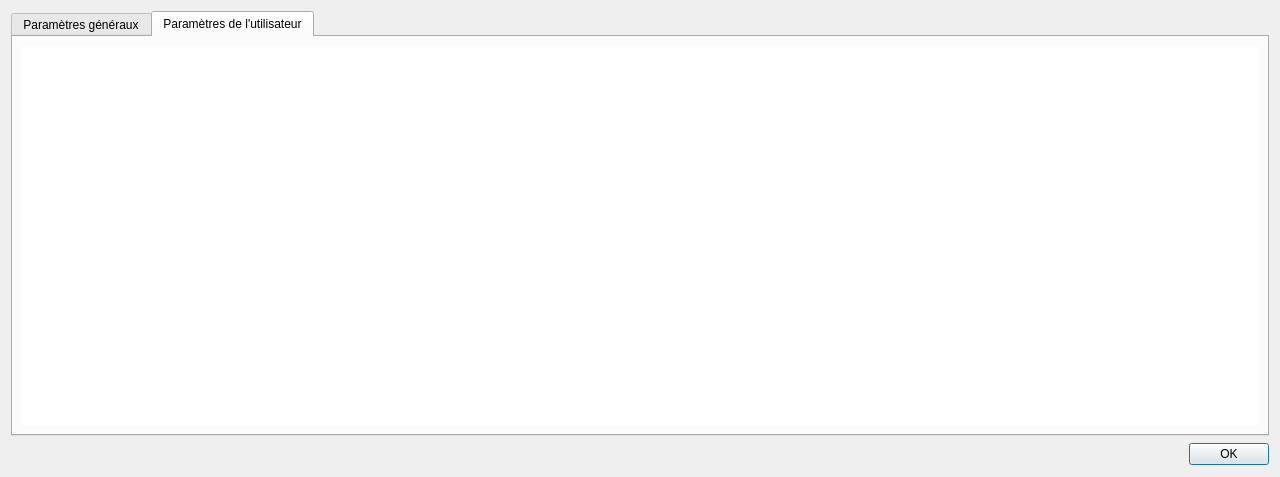
<?xml version="1.0" encoding="UTF-8"?>
<ui version="4.0">
 <class>dlgShowCapabilities</class>
 <widget class="QDialog" name="dlgShowCapabilities">
  <property name="geometry">
   <rect>
    <x>0</x>
    <y>0</y>
    <width>1280</width>
    <height>477</height>
   </rect>
  </property>
  <property name="windowTitle">
   <string>Paramètres de l'application</string>
  </property>
  <property name="styleSheet">
   <string notr="true">QLabel{
	border: 1px solid #ffffff;
	border-radius: 1px;
	background: #818181;
	padding: 0px 3px 0px 3px;
	color: #ffffff;
}

QTableView QHeaderView::section{
		border: 1px solid #ffffff;
		background-color: #818181;
		color: #ffffff;
    }
	</string>
  </property>
  <layout class="QGridLayout" name="gridLayout">
   <item row="1" column="0">
    <layout class="QHBoxLayout" name="butLay">
     <item>
      <widget class="QPushButton" name="buttResize">
       <property name="enabled">
        <bool>true</bool>
       </property>
       <property name="sizePolicy">
        <sizepolicy hsizetype="Fixed" vsizetype="Fixed">
         <horstretch>0</horstretch>
         <verstretch>0</verstretch>
        </sizepolicy>
       </property>
       <property name="minimumSize">
        <size>
         <width>24</width>
         <height>24</height>
        </size>
       </property>
       <property name="maximumSize">
        <size>
         <width>24</width>
         <height>24</height>
        </size>
       </property>
       <property name="text">
        <string/>
       </property>
       <property name="icon">
        <iconset>
         <normaloff>:/resources/btn_resize</normaloff>:/resources/btn_resize</iconset>
       </property>
       <property name="iconSize">
        <size>
         <width>24</width>
         <height>24</height>
        </size>
       </property>
       <property name="autoDefault">
        <bool>false</bool>
       </property>
       <property name="default">
        <bool>false</bool>
       </property>
       <property name="flat">
        <bool>true</bool>
       </property>
      </widget>
     </item>
     <item>
      <spacer name="buttHsp">
       <property name="orientation">
        <enum>Qt::Horizontal</enum>
       </property>
       <property name="sizeHint" stdset="0">
        <size>
         <width>40</width>
         <height>20</height>
        </size>
       </property>
      </spacer>
     </item>
     <item>
      <widget class="QPushButton" name="buttValid">
       <property name="text">
        <string>OK</string>
       </property>
      </widget>
     </item>
    </layout>
   </item>
   <item row="0" column="0">
    <widget class="QTabWidget" name="capacitiesTwg">
     <property name="styleSheet">
      <string notr="true"/>
     </property>
     <property name="currentIndex">
      <number>1</number>
     </property>
     <widget class="QWidget" name="capkeyTab">
      <attribute name="title">
       <string>Paramètres généraux</string>
      </attribute>
      <layout class="QGridLayout" name="gridLayout_3">
       <property name="spacing">
        <number>1</number>
       </property>
       <item row="1" column="0">
        <widget class="QLabel" name="extLab">
         <property name="text">
          <string>Possibilité d'extraire le RFU</string>
         </property>
         <property name="alignment">
          <set>Qt::AlignRight|Qt::AlignTrailing|Qt::AlignVCenter</set>
         </property>
        </widget>
       </item>
       <item row="2" column="0">
        <widget class="QLabel" name="majLab">
         <property name="text">
          <string>Possibilité de mettre à jour le RFU</string>
         </property>
         <property name="alignment">
          <set>Qt::AlignRight|Qt::AlignTrailing|Qt::AlignVCenter</set>
         </property>
        </widget>
       </item>
       <item row="1" column="1">
        <widget class="QLineEdit" name="extLed">
         <property name="sizePolicy">
          <sizepolicy hsizetype="Expanding" vsizetype="Fixed">
           <horstretch>0</horstretch>
           <verstretch>0</verstretch>
          </sizepolicy>
         </property>
         <property name="minimumSize">
          <size>
           <width>100</width>
           <height>0</height>
          </size>
         </property>
         <property name="maximumSize">
          <size>
           <width>16777215</width>
           <height>16777215</height>
          </size>
         </property>
        </widget>
       </item>
       <item row="3" column="0">
        <widget class="QLabel" name="lngLab">
         <property name="text">
          <string>Longueur maximale autorisée du rectangle d'extraction</string>
         </property>
         <property name="alignment">
          <set>Qt::AlignRight|Qt::AlignTrailing|Qt::AlignVCenter</set>
         </property>
        </widget>
       </item>
       <item row="0" column="0">
        <widget class="QLabel" name="cmtLab">
         <property name="text">
          <string>Commentaire</string>
         </property>
         <property name="alignment">
          <set>Qt::AlignRight|Qt::AlignTrailing|Qt::AlignVCenter</set>
         </property>
        </widget>
       </item>
       <item row="5" column="0">
        <spacer name="capkeyVsp">
         <property name="orientation">
          <enum>Qt::Vertical</enum>
         </property>
         <property name="sizeHint" stdset="0">
          <size>
           <width>20</width>
           <height>40</height>
          </size>
         </property>
        </spacer>
       </item>
       <item row="3" column="1">
        <widget class="QLineEdit" name="lngLed">
         <property name="minimumSize">
          <size>
           <width>100</width>
           <height>0</height>
          </size>
         </property>
        </widget>
       </item>
       <item row="0" column="1">
        <widget class="QLineEdit" name="cmtLed">
         <property name="sizePolicy">
          <sizepolicy hsizetype="Expanding" vsizetype="Fixed">
           <horstretch>0</horstretch>
           <verstretch>0</verstretch>
          </sizepolicy>
         </property>
         <property name="minimumSize">
          <size>
           <width>100</width>
           <height>0</height>
          </size>
         </property>
         <property name="maximumSize">
          <size>
           <width>16777215</width>
           <height>16777215</height>
          </size>
         </property>
        </widget>
       </item>
       <item row="2" column="1">
        <widget class="QLineEdit" name="majLed">
         <property name="sizePolicy">
          <sizepolicy hsizetype="Expanding" vsizetype="Fixed">
           <horstretch>0</horstretch>
           <verstretch>0</verstretch>
          </sizepolicy>
         </property>
         <property name="minimumSize">
          <size>
           <width>100</width>
           <height>0</height>
          </size>
         </property>
         <property name="maximumSize">
          <size>
           <width>16777215</width>
           <height>16777215</height>
          </size>
         </property>
        </widget>
       </item>
      </layout>
     </widget>
     <widget class="QWidget" name="caputilTab">
      <attribute name="title">
       <string>Paramètres de l'utilisateur</string>
      </attribute>
      <layout class="QGridLayout" name="gridLayout_4">
       <item row="0" column="0">
        <widget class="QTableView" name="caputilTbv">
         <property name="frameShape">
          <enum>QFrame::NoFrame</enum>
         </property>
        </widget>
       </item>
      </layout>
     </widget>
    </widget>
   </item>
  </layout>
 </widget>
 <resources/>
 <connections/>
</ui>
